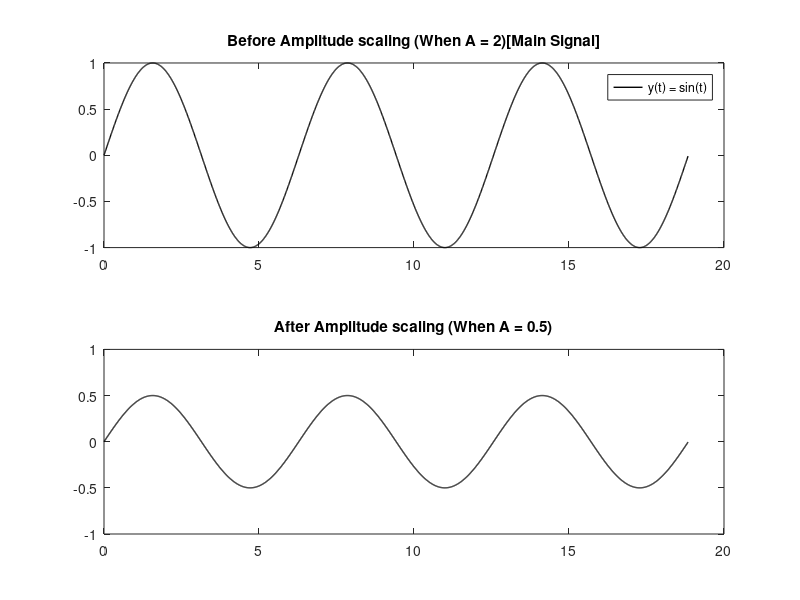

Reproduce this figure in MATLAB.
%%x(t) = Asin(t);
clc;
clear all;
close all;


%Before Amplitude scaling...
A = 1;
t = 0:0.01:6*pi;
y = A*sin(t);
subplot(211);
grid on;
plot(t,y,'Color','black','LineWidth',1);
title('Before Amplitude scaling (When A = 2)[Main Signal]');
legend('y(t) = sin(t)');
ylim([-1 1]);

%After Amplitude scaling
A = 0.5;
t = 0:0.01:6*pi;
y = A*sin(t);
subplot(212);
grid on;
plot(t,y,'Color','black','LineWidth',1);
title('After Amplitude scaling (When A = 0.5)');
ylim([-1 1]);